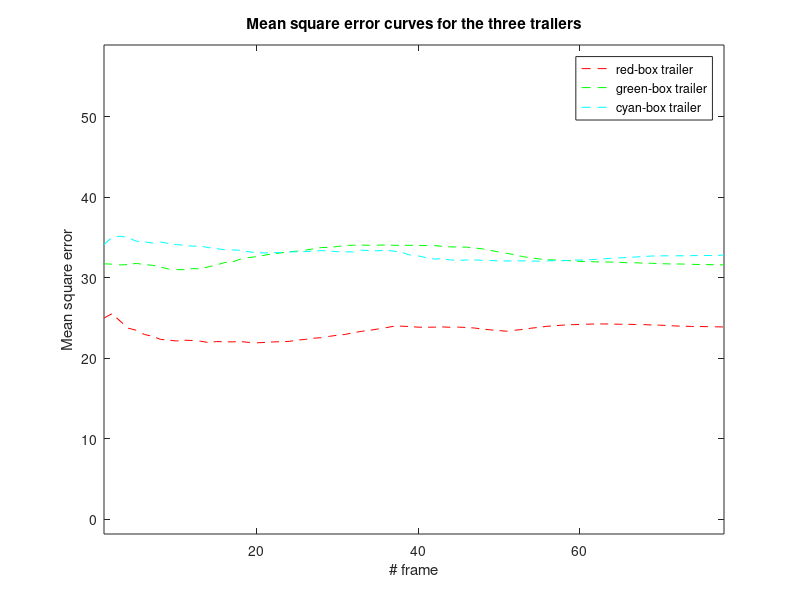

This figure's MATLAB source:
% data processing
load Droneview_res.mat;
load actualpos.mat;
pos1 = results.position1;
pos2 = results.position2;
pos3 = results.position3;
pos1 = pos1(2:end,:);
pos2 = pos2(2:end,:);
pos3 = pos3(2:end,:);

actualpos1 = actualpos(1:3:end,:);
actualpos2 = actualpos(2:3:end,:);
actualpos3 = actualpos(3:3:end,:);
est1 = [pos1(:,1) + pos1(:,3)/2,pos1(:,2) + pos1(:,4)/2  ];
est2 = [pos2(:,1) + pos2(:,3)/2,pos2(:,2) + pos2(:,4)/2  ];
est3 = [pos3(:,1) + pos3(:,3)/2,pos3(:,2) + pos3(:,4)/2  ];

res1 = actualpos1 - est1;
res2 = actualpos2 - est2;
res3 = actualpos3 - est3;

T = 1:78;
T= T(:);
error1 = cumsum(sqrt(sum(res1.^2,2)))./T;
error2 = cumsum(sqrt(sum(res2.^2,2)))./T;
error3 = cumsum(sqrt(sum(res3.^2,2)))./T;

 figure(2);
 clear title xlabel ylabel;
%title('Mean square error curves for three trailers');
plot(T,error1,'r--',T,error2,'g--',T,error3,'c--');
title('Mean square error curves for the three trailers');
xlabel('# frame');
ylabel('Mean square error');
legend('red-box trailer','green-box trailer','cyan-box trailer');
% hold off;
axis equal;
